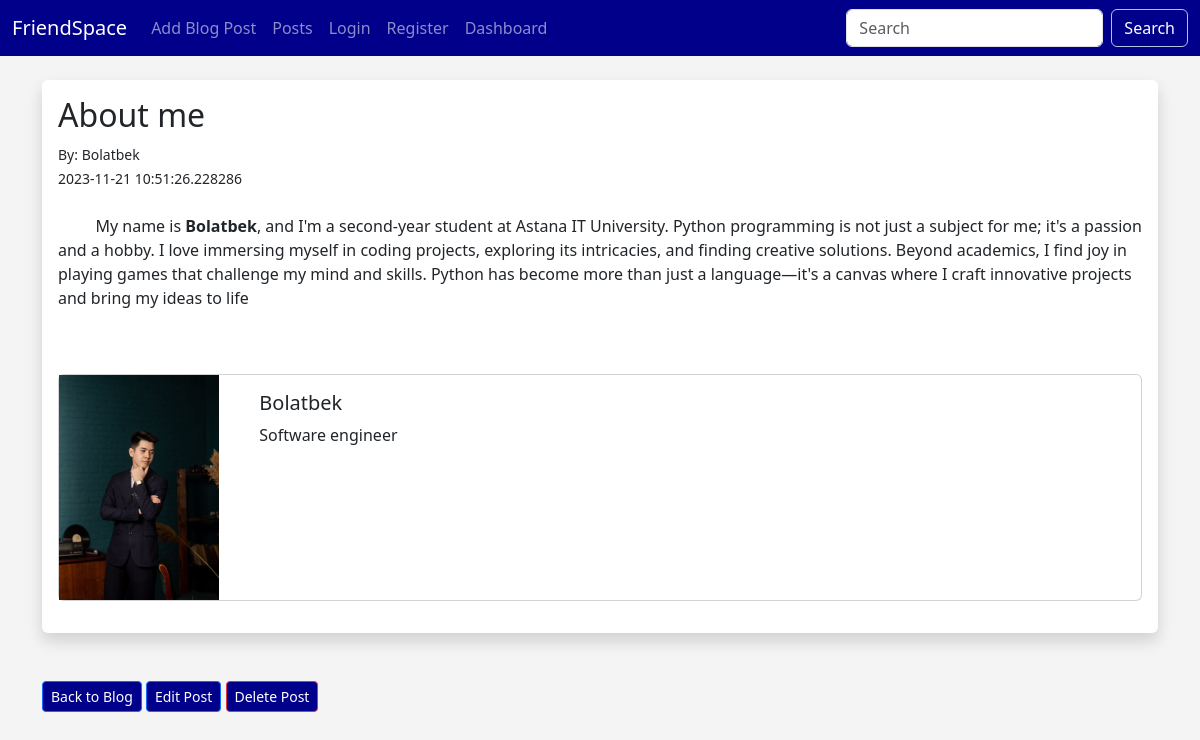
/posts/1, run on the app's committed database.
### flaskblog/database.py (models this page shows, shortened)
class Posts(db.Model):
    id = db.Column(db.Integer,primary_key=True)
    title = db.Column(db.String(255))
    content = db.Column(db.Text)
    date_posted = db.Column(db.DateTime,default=datetime.utcnow)
    slug = db.Column(db.String(256))
    poster_id = db.Column(db.Integer, db.ForeignKey('users.id'))

class Users(db.Model,UserMixin):
    id = db.Column(db.Integer,primary_key=True,unique=True)
    username = db.Column(db.String(200),nullable=False)
    name = db.Column(db.String(200),nullable=False)
    email = db.Column(db.String(120),nullable=False,unique=True)
    about_author = db.Column(db.Text(500),nullable=True)
    date_added = db.Column(db.DateTime,default=datetime.utcnow)
    profile_pic = db.Column(db.String(200),nullable=True )
    password_hash = db.Column(db.String(130),nullable=False)
    posts = db.relationship('Posts',backref='poster')
    @property
    def password(self):
        raise AttributeError('password is not a readable attribute!')

### flaskblog/main.py (the view)
@app.route("/posts/<int:id>")
def users_post(id):
    users_post = Posts.query.get_or_404(id)
    return render_template("users_post.html",users_post=users_post)

### flaskblog/webforms.py
class SearchForm(FlaskForm):
    searched = StringField("Searched",validators=[DataRequired()])
    submit = SubmitField("Submit")

### flaskblog/main.py (called while the page is built)
@app.context_processor
def base():
    form = SearchForm()
    return dict(form=form)

### flaskblog/templates/users_post.html (shortened to what this page needs)
{% extends 'base.html' %}
{% block content %}
<div class="container shadow p-3 mb-5 bg-body rounded">
    <h2>{{ users_post.title }}</h2>
    <small>By: {{ users_post.poster.name }}<br>
        {{ users_post.date_posted }}</small><br><br>
    {{ users_post.content|safe }}<br><br>
    <div class="card mb-3">
        <div class="row no-gutters">
            <div class="col-md-2">
                {% if users_post.poster.profile_pic %}
                    <img src="{{ url_for('static',filename='images/' + users_post.poster.profile_pic) }}" class="img-fluid" alt="Profile Pic">
                {% else %}
                    <img src="{{ url_for('static',filename='images/baba.jfif') }}" class="img-fluid" alt="Default Profile Pic">
                {% endif %}
            </div>
            <div class="col-md-10">
                <div class="card-body">
                    <h5 class="card-title">
                        {{ users_post.poster.name }}
                    </h5>
                    <p class="card-text">
                        {% if users_post.poster.about_author %}
                            {{ users_post.poster.about_author }}
                        {% else %}
                            Author has no about profile yet...
                        {% endif %}
                    </p>
                </div>
            </div>
        </div>
    </div>
</div>
<a href="{{ url_for('posts') }}"  class="btn btn-primary btn-sm">Back to Blog</a>
<a href="{{ url_for('edit_post',id=users_post.id) }}"  class="btn btn-primary btn-sm">Edit Post</a>
<a href="/posts/delete/{{ users_post.id }}" class="btn btn-outline-danger btn-sm">Delete Post</a><br><br>
{% endblock %}

### flaskblog/templates/base.html (shortened to what this page needs)
<!doctype html>
<html lang="en">
  <head>
    <link href="https://cdn.jsdelivr.net/npm/bootstrap@5.3.2/dist/css/bootstrap.min.css" rel="stylesheet">
    <link rel="stylesheet" href="{{ url_for('static',filename='css/style.css') }} ">
  </head>
  <body>
    {% include 'navbar.html' %}
  <br>
  <div class="container">
      {% block content %}
      {% endblock %}
  </div>
  </body>
</html>

### flaskblog/templates/navbar.html (shortened to what this page needs)
<nav class="navbar navbar-expand-lg navbar-dark" style="background-color: #00008B;">
  <div class="container-fluid">
    <a class="navbar-brand" href="{{url_for('posts')}}">FriendSpace</a>
    <div class="collapse navbar-collapse" id="navbarSupportedContent">
      <ul class="navbar-nav me-auto mb-2 mb-lg-0">
         <li class="nav-item">
          <a class="nav-link" href="{{url_for('add_post')}}">Add Blog Post</a>
        </li>
        <li class="nav-item">
          <a class="nav-link" href="{{url_for('posts')}}">Posts</a>
        </li>
        {% if current_user.is_authenticated %}
            <li class="nav-item">
              <a class="nav-link" href="{{url_for('logout')}}">Logout</a>
            </li>
        {% else %}
            <li class="nav-item">
              <a class="nav-link" href="{{url_for('login')}}">Login</a>
            </li>
            <li class="nav-item">
              <a class="nav-link" href="{{url_for('add_user')}}">Register</a>
            </li>
        {% endif %}
      <li class="nav-item">
          <a class="nav-link" href="{{url_for('dashboard')}}">Dashboard</a>
        </li>
      </ul>
        <form method="POST" action="{{ url_for('search') }}" class="d-flex" role="search">
            <input class="form-control me-2" type="search" placeholder="Search" aria-label="Search" name="searched"
                   style="background-color: #fff; color: #000;">
            <button class="btn btn-outline-info" type="submit">Search</button>
        </form>
    </div>
  </div>
</nav>

### flaskblog/static/css/style.css (style rules this page uses)
body { background: #F4F4F4; }
.btn-outline-info { color:#B0C4DE; border-color: #B0C4DE; }
.btn { background-color: darkblue; color: #fff; }
.btn { transition: transform 0.2s ease-in-out; }

### data on the page
Posts: title "About me", date_posted "2023-11-21 10:51:26.228286", content "My name is Bolatbek , and I'm a second-year student at Astana IT University. Python programming is not just a subject for me; it's a passion and a hobby. I love immersing myself in coding projects, exploring its intricacies, and finding creative solutions. Beyond academics, I find joy in playing games that challenge my mind and skills. Python has become more than just a language—it's a canvas where I craft innovative projects and bring my ideas to life"
Users: poster.name "Bolatbek", profile_pic (picture), poster.about_author "Software engineer"
